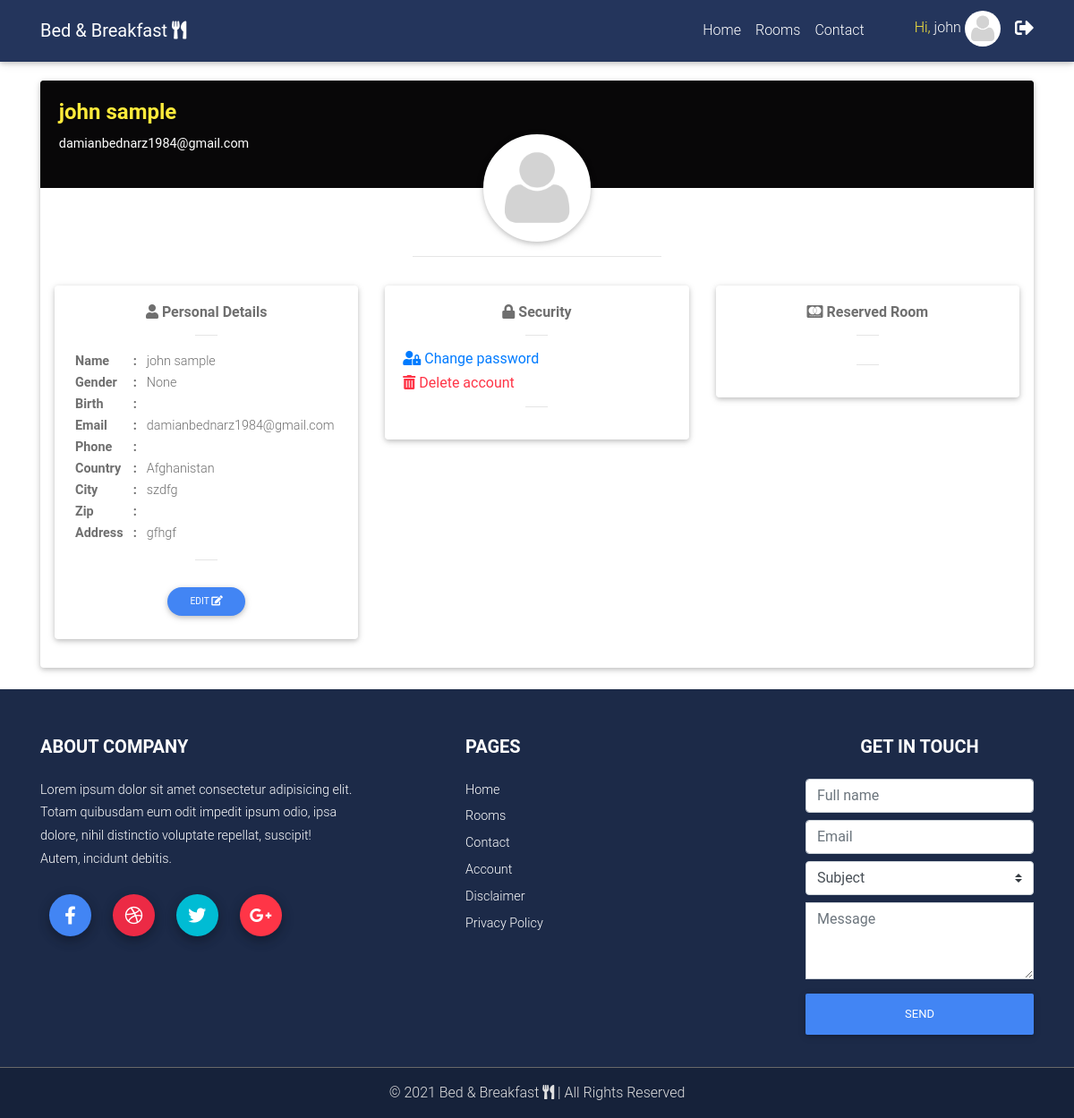
The app's page /user_dashboard (signed in), older data.
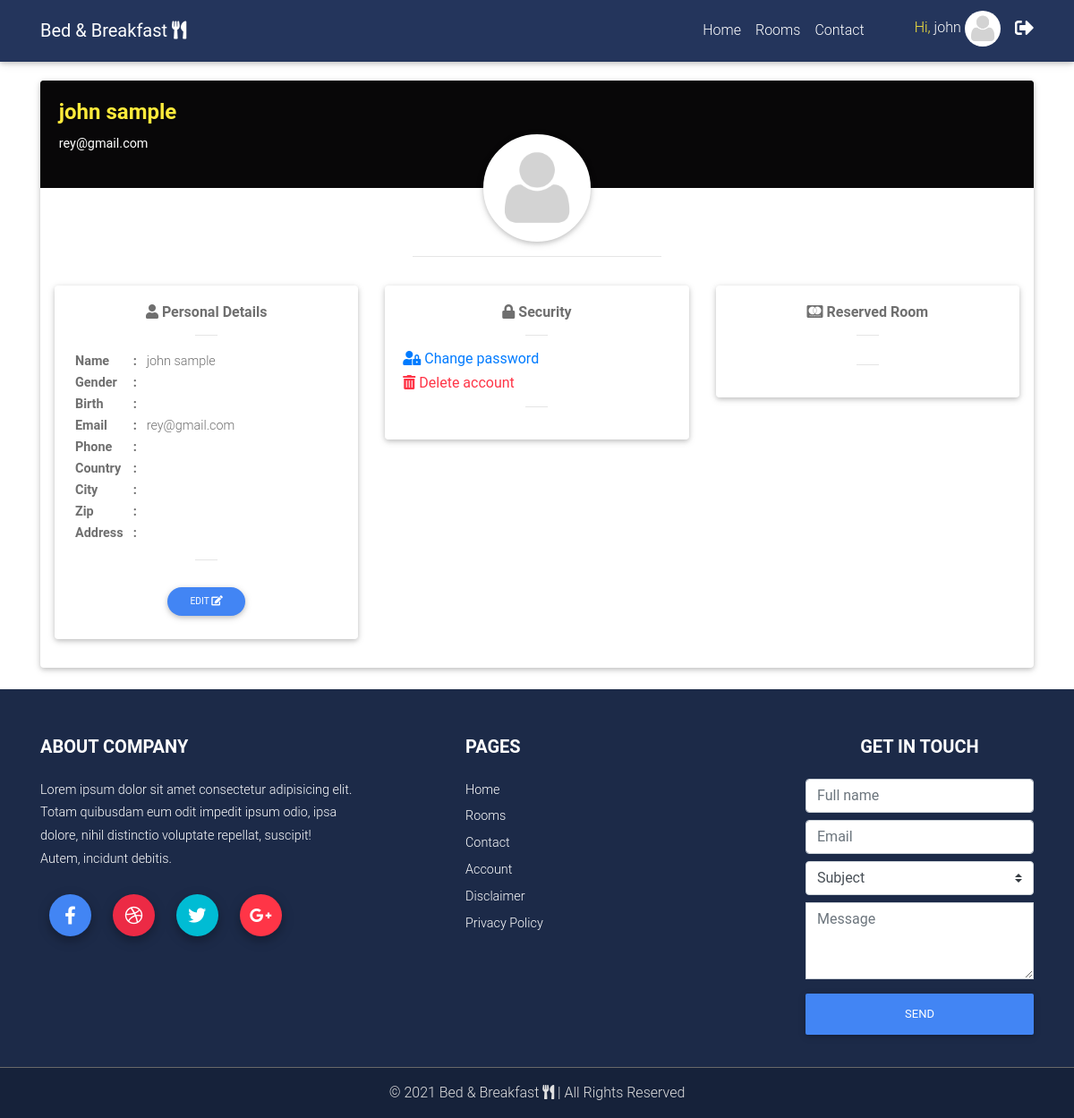
The same page, newer data.
### src/models.py (models this page shows)
class User(db.Model, UserMixin):
    id = db.Column(db.Integer, primary_key=True)
    fname = db.Column(db.String(150))
    lname = db.Column(db.String(150))
    email = db.Column(db.String(150), unique=True)
    phone = db.Column(db.String(100), default="")
    gender = db.Column(db.String(100), default="")
    country = db.Column(db.String(100), default="")
    city = db.Column(db.String(100), default="")
    zip_code = db.Column(db.String(100), default="")
    address = db.Column(db.Text, default="")
    date_of_birth = db.Column(db.String(100), default="")
    password = db.Column(db.Text)
    avatar = db.Column(db.String(225), default="default_user_img.png")
    role = db.Column(db.Boolean(), default=False)
    registered_on = db.Column(db.DateTime, default=datetime.now())

### src/views.py (the view)
@views.route("/user_dashboard")
@login_required
def user_dashboard():
	default_avatar()
	return render_template("user/user_dashboard.html", user=current_user)

### src/views.py (called while the page is built)
def default_avatar():
	if not os.path.exists("src/static/img/user_avatars/default_user_img.png"):
		shutil.copy("src/static/img/default_user_img.png", "src/static/img/user_avatars/default_user_img.png")

### src/templates/user/user_dashboard.html (shortened to what this page needs)
{% extends "base.html" %}
{% block content %}
<div class="container">
<div class="row">
<div class="col-12">
<div class="card testimonial-card mb-4 p-0" style="margin-top: 90px;">
            <div class="card-up card-image" style="background: #1b191a;">
              <div class="rgba-black-strong h-100 p-3 white-text">
                <h4 class="yellow-text font-weight-bold">{{ user.fname }} {{ user.lname }}</h4>
                <p>{{ user.email }}</p>
              </div>
            </div>
            <div class="avatar mx-auto white z-depth-1">
              <a data-toggle="modal" data-target="#user_avatar_view">
                <img src="{{ url_for('static', filename='img/user_avatars/') }}{{ user.avatar }}" class="rounded-circle">
              </a>
            </div>
<hr class="w-25 mx-auto mb-0">
<div class="card-body px-3 py-4">
<div class="row">
<div class="col-lg-4 col-md-4 col-sm-12 my-2">
<div class="card-body z-depth-1 rounded text-left">
<h6 class="font-weight-bold text-center" style="color: #676767f2;"><i class="fas fa-user"></i> Personal Details</h6>
<hr style="width: 25px;">
<table style="color: #6f6f6f; line-height: 20px; border-collapse: separate;">
<tbody>
  <tr>
    <td class="font-weight-bold">Name</td>
    <td class="font-weight-bold px-2">:</td>
    <td>{{ user.fname }} {{ user.lname }}</td>
  </tr>
  <tr>
    <td class="font-weight-bold">Gender</td>
    <td class="font-weight-bold px-2">:</td>
    <td>{{ user.gender }}</td>
  </tr>
  <tr>
    <td class="font-weight-bold">Birth</td>
    <td class="font-weight-bold px-2">:</td>
    <td>{{ user.date_of_birth }}</td>
  </tr>
  <tr>
    <td class="font-weight-bold">Email</td>
    <td class="font-weight-bold px-2">:</td>
    <td>{{ user.email }}</td>
  </tr>
  <tr>
    <td class="font-weight-bold">Phone</td>
    <td class="font-weight-bold px-2">:</td>
    <td>{{ user.phone }}</td>
  </tr>
  <tr>
    <td class="font-weight-bold">Country</td>
    <td class="font-weight-bold px-2">:</td>
    <td>{{ user.country }}</td>
  </tr>
  <tr>
    <td class="font-weight-bold">City</td>
    <td class="font-weight-bold px-2">:</td>
    <td>{{ user.city }}</td>
  </tr>
  <tr>
    <td class="font-weight-bold">Zip</td>
    <td class="font-weight-bold px-2">:</td>
    <td>{{ user.zip_code }}</td>
  </tr>
  <tr>
    <td class="font-weight-bold">Address</td>
    <td class="font-weight-bold px-2">:</td>
    <td style="overflow-wrap: anywhere">{{ user.address }}</td>
  </tr>
</tbody>
</table>
<hr style="width: 25px;">
<div class="text-center mt-4">
<a data-toggle="modal" data-target="#edit_details_modal" class="btn btn-primary btn-sm btn-rounded">Edit <i class="fas fa-edit"></i></a>
</div>
</div>
</div>
<div class="col-lg-4 col-md-4 col-sm-12 my-2">
<div class="card-body z-depth-1 rounded text-left">
<h6 class="font-weight-bold text-center" style="color: #676767f2;"><i class="fas fa-lock"></i> Security</h6>
<hr width="25px">
<a href="{{ url_for('auth.change_password') }}">
<h6><i class="fas fa-user-lock"></i> Change password</h6>
</a>
<a data-toggle="modal" data-target="#delete_account">
<h6 class="text-danger"><i class="fas fa-trash-alt"></i> Delete account</h6>
</a>
<hr width="25px">
</div>
</div>
<div class="col-lg-4 col-md-4 col-sm-12 my-2">
<div class="card-body z-depth-1 rounded text-left">
<h6 class="font-weight-bold text-center" style="color: #676767f2;"><i class="fab fa-cc-mastercard"></i> Reserved Room</h6>
<hr style="width: 25px;">
<hr style="width: 25px;">
</div>
</div>
</div>
</div>
</div>
</div>
</div>
</div>
{% endblock content %}

### src/templates/navbar.html (shortened to what this page needs)
<nav class="navbar fixed-top navbar-expand-lg navbar-dark scrolling-navbar">
  <div class="container">
    <a class="navbar-brand" href="#"><strong>Bed &amp; Breakfast <i class="fas fa-utensils"></i></strong></a>
    <div class="collapse navbar-collapse" id="navbarMenu">
      <ul class="navbar-nav ml-auto smooth-scroll">
{% if user.is_authenticated %}
        <li class="nav-item">
          <a class="nav-link" href="{{ url_for('views.home') }}">Home</a>
        </li>
        <li class="nav-item">
          <a class="nav-link" href="{{ url_for('views.rooms') }}">Rooms</a>
        </li>
        <li class="nav-item">
          <a class="nav-link" href="{{ url_for('views.contact') }}">Contact</a>
        </li>
        <li class="nav-item avatar">
          <a class="nav-link p-0 ml-5" href="{{ url_for('views.user_dashboard') }}" title="Profile">
            <span class="yellow-text">Hi, </span>{{ user.fname }}
            <img src="{{ url_for('static', filename='img/user_avatars/') }}{{ user.avatar }}" class="rounded-circle z-depth-0" height="40">
          </a>
        </li>
        <li class="nav-item ml-3 mt-2"><a href="{{ url_for('auth.logout') }}" class="text-white" title="Logout"><i class="fas fa-sign-out-alt fa-lg"></i></a></li>
{% endif %}
      </ul>
    </div>
  </div>
</nav>

Row changes from the older to the newer data that the page shows:
changed User "john": email "damianbednarz1984@gmail.com" → "rey@gmail.com"; gender "None" → (not shown); country "Afghanistan" → (not shown); city "szdfg" → (not shown); address "gfhgf" → (not shown)
